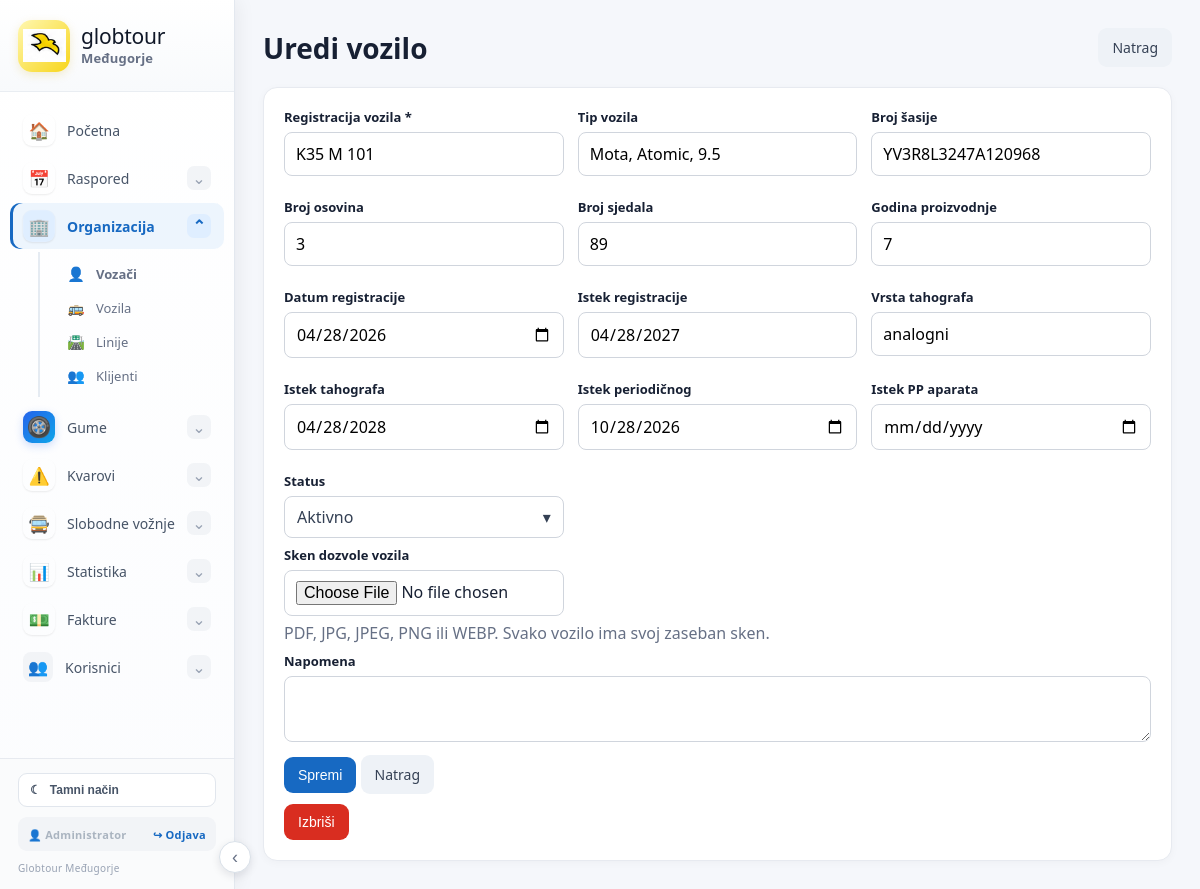
Page /vozila/1/uredi (signed in) on the committed database.
### tables this page shows
CREATE TABLE users (
        id INTEGER PRIMARY KEY AUTOINCREMENT,
        username TEXT UNIQUE NOT NULL,
        password_hash TEXT NOT NULL,
        full_name TEXT,
        role TEXT NOT NULL DEFAULT 'user',
        permissions TEXT DEFAULT '',
        active INTEGER NOT NULL DEFAULT 1
    );

CREATE TABLE vehicles (id INTEGER PRIMARY KEY,registration TEXT NOT NULL,active TEXT DEFAULT 'Da',note TEXT, vehicle_type TEXT, seats INTEGER, production_year INTEGER, registration_date TEXT, registration_expiry TEXT, chassis_number TEXT, axles INTEGER, tachograph_type TEXT, tachograph_expiry TEXT, periodic_expiry TEXT, fire_extinguisher_expiry TEXT, permit_file_name TEXT);

### app.py (the view, shortened to what this page needs)
@permission_required("vehicles_view", "vehicles_edit")
@app.route("/vozila/<int:id>/uredi",methods=["GET","POST"])
def edit_vehicle(id):
 c=db();row=c.execute("SELECT * FROM vehicles WHERE id=?",(id,)).fetchone()
 if not row:c.close();return "Nije pronađeno",404
 c.close();return render_template("vehicle_form.html",mode="edit",row=clean_row(row),readonly=not has_permission(auth_user(),"vehicles_edit"))

### app.py (called while the page is built, shortened)
@app.context_processor
def inject_today():
 return {'today':date.today().isoformat()}

def clean_row(row):
    if row is None:
        return None
    return {k: ("" if v is None or (isinstance(v,str) and v.strip().lower()=="none") else v)
            for k,v in dict(row).items()}

def db():
 ensure_return_schema()
 c=sqlite3.connect(DB); c.row_factory=sqlite3.Row
 seed_known_line_durations(c)
 return c

@app.context_processor
def customer_select_options():
    try:
        c=db()
        rows=c.execute("SELECT id,name,id_number,vat_number,address,city,country,contact_person,phone,email,note FROM customers WHERE COALESCE(active,'Da')!='Ne' ORDER BY name COLLATE NOCASE").fetchall()
        c.close()
    except Exception:
        rows=[]
    return {"customer_rows":rows, "free_ride_customer_options":rows}

@app.context_processor
def inject_customer_lookup():
    def customer_by_name(name):
        return _customer_data(name)
    return {"customer_by_name":customer_by_name}

@app.context_processor
def inject_customers():
    try:
        c=db()
        rows=c.execute("SELECT name FROM customers WHERE COALESCE(active,'Da')!='Ne' ORDER BY name").fetchall()
        c.close()
    except Exception:
        rows=[]
    return {"customer_rows":rows}

@app.context_processor
def ctx(): return {"today":date.today().isoformat()}

def auth_user():
    uid=session.get("user_id")
    if not uid:
        return None
    try:
        c=db()
        row=c.execute("SELECT * FROM users WHERE id=? AND active=1",(uid,)).fetchone()
        c.close()
        return row
    except Exception:
        return None

def has_permission(user, key):
    if user is None:
        return False
    try:
        role=str(user["role"] or "").strip().lower()
        permissions=str(user["permissions"] or "")
        if role == "admin" or permissions.strip() == "*":
            return True
    except Exception:
        return False

@app.context_processor
def auth_context():
    return {"current_user": auth_user(), "has_permission": has_permission}

@app.before_request
def auth_guard():
    endpoint=request.endpoint or ""
    if endpoint in ("login", "static"):
        return None
    if not session.get("user_id"):
        return redirect(url_for("login"))
    return None

### templates/vehicle_form.html (shortened to what this page needs)
{% extends "base.html" %}{% block content %}<div class="title"><div><h1>{{"Dodaj vozilo" if mode=="add" else ("Pregled vozila" if readonly else "Uredi vozilo")}}</h1></div><a class="btn secondary" href="/vozila">Natrag</a></div><div class="panel">{% if readonly %}<div class="alert alert-info">Pregled vozila – nemate dopuštenje za izmjene.</div>{% endif %}<form method="post" enctype="multipart/form-data"><fieldset {% if readonly %}disabled{% endif %} style="border:0;padding:0;margin:0"><div class="grid"><div class="field"><label>Registracija vozila *</label><input required name="registration" value="{{row.registration or ''}}"></div><div class="field"><label>Tip vozila</label><input name="vehicle_type" value="{{row.vehicle_type or ''}}"></div><div class="field"><label>Broj šasije</label><input name="chassis_number" value="{{row.chassis_number or ''}}"></div><div class="field"><label>Broj osovina</label><input type="number" min="1" name="axles" value="{{row.axles or ''}}"></div><div class="field"><label>Broj sjedala</label><input type="number" min="1" name="seats" value="{{row.seats or ''}}"></div><div class="field"><label>Godina proizvodnje</label><input type="number" min="1900" max="2100" name="production_year" value="{{row.production_year or ''}}"></div><div class="field"><label>Datum registracije</label><input type="date" name="registration_date" value="{{row.registration_date or ''}}"></div><div class="field"><label>Istek registracije</label><input type="date" readonly value="{{row.registration_expiry or ''}}"></div><div class="field"><label>Vrsta tahografa</label><input name="tachograph_type" value="{{row.tachograph_type or ''}}"></div><div class="field"><label>Istek tahografa</label><input type="date" name="tachograph_expiry" value="{{row.tachograph_expiry or ''}}"></div><div class="field"><label>Istek periodičnog</label><input type="date" name="periodic_expiry" value="{{row.periodic_expiry or ''}}"></div><div class="field"><label>Istek PP aparata</label><input type="date" name="fire_extinguisher_expiry" value="{{row.fire_extinguisher_expiry or ''}}"></div><div class="field"><label>Status</label><select name="active"><option value="Da" {% if not row or row.active=="Da" %}selected{% endif %}>Aktivno</option><option value="Ne" {% if row and row.active=="Ne" %}selected{% endif %}>Neaktivno</option></select></div></div><div class="field">
<label>Sken dozvole vozila</label>
<div style="display:flex;align-items:center;gap:12px;flex-wrap:wrap">
  <input type="file" name="permit_file" accept=".pdf,.jpg,.jpeg,.png,.webp" style="max-width:280px">
</div>
<div class="muted" style="margin-top:6px">PDF, JPG, JPEG, PNG ili WEBP. Svako vozilo ima svoj zaseban sken.</div>
</div><div class="field"><label>Napomena</label><textarea name="note">{{row.note or ''}}</textarea></div>{% if not readonly %}<button class="btn">Spremi</button>{% endif %} <a class="btn secondary" href="/vozila">Natrag</a></fieldset></form>{% if mode=="edit" and not readonly %}<form method="post" action="/vozila/{{row.id}}/izbrisi" onsubmit="return confirm('Jeste li sigurni da želite izbrisati ovo vozilo?');" style="margin-top:10px"><button class="btn danger">Izbriši</button></form>{% endif %}</div>{% endblock %}

### templates/base.html (shortened to what this page needs)
<!doctype html><html lang="hr"><head><meta charset="utf-8"><meta name="viewport" content="width=device-width,initial-scale=1"><title>Globtour Međugorje</title><link rel="stylesheet" href="{{url_for('static',filename='style.css')}}">
</head><body>
<aside class="sidebar">
  <div class="sidebar-brand">
    <a href="/" class="brand">
      <span class="brand-logo"><img src="{{url_for('static',filename='globtour-bird.png')}}" alt="Globtour"></span>
      <span class="brand-text"><span>globtour</span><strong>Međugorje</strong></span>
    </a>
  </div>
  <nav class="side-nav">
    <a class="side-link" href="/"><span class="side-icon main-nav-icon">🏠</span><span>Početna</span></a>
    <details class="side-group">
      <summary><span class="side-icon main-nav-icon">📅</span><span>Raspored</span><span class="chevron">⌄</span></summary>
    </details>
    <details class="side-group">
      <summary><span class="side-icon main-nav-icon">🏢</span><span>Organizacija</span><span class="chevron">⌄</span></summary>
      <div class="side-sub">
        <a href="/vozači"><span class="sub-icon">👤</span>Vozači</a>
        <a href="/vozila"><span class="sub-icon">🚌</span>Vozila</a>
        <a href="/linije"><span class="sub-icon">🛣️</span>Linije</a>
        <a href="/klijenti"><span class="sub-icon">👥</span>Klijenti</a>
      </div>
    </details>
    <details class="side-group">
      <summary><span class="side-icon main-nav-icon tire-modern-icon">🛞</span><span>Gume</span><span class="chevron">⌄</span></summary>
    </details>
    {% if has_permission(current_user,"breakdowns_view") %}
<details class="side-group" {% if request.path.startswith('/kvarovi') %}open{% endif %}>
  <summary>
    <span class="side-icon main-nav-icon">⚠️</span>
    <span>Kvarovi</span>
    <span class="chevron">⌄</span>
  </summary>
</details>
{% endif %}
    <details class="side-group" {% if request.path.startswith('/slobodne-voznje') %}open{% endif %}>
      <summary><span class="side-icon main-nav-icon">🚍</span><span>Slobodne vožnje</span><span class="chevron">⌄</span></summary>
    </details>
    <details class="side-group" {% if request.path.startswith('/statistika') %}open{% endif %}>
      <summary><span class="side-icon main-nav-icon">📊</span><span>Statistika</span><span class="chevron">⌄</span></summary>
    </details>
    <details class="side-group" {% if request.path.startswith('/predracuni') or request.path.startswith('/c-fakture') %}open{% endif %}>
      <summary><span class="side-icon main-nav-icon">💵</span><span>Fakture</span><span class="chevron">⌄</span></summary>
    </details>
    <details class="side-group">
      <summary><span class="side-icon">👥</span><span>Korisnici</span><span class="chevron">⌄</span></summary>
    </details>
  </nav>
  <div class="sidebar-bottom">
    <button class="theme-toggle" type="button" onclick="toggleTheme()" aria-label="Promijeni temu">
      <span id="theme-icon">☾</span><span id="theme-label">Tamni način</span>
    </button>
    <div class="account-box">
      <span class="account-name">👤 {% if current_user %}{{current_user["full_name"] or current_user["username"]}}{% else %}Korisnik{% endif %}</span>
      <a class="logout-link" href="/logout">↪ Odjava</a>
    </div>
    <span class="sidebar-copy">Globtour Međugorje</span>
  </div>
</aside>
<button class="sidebar-toggle" type="button" onclick="toggleSidebar()" aria-label="Sakrij izbornik">‹</button>
<main class="wrap">{% with messages=get_flashed_messages(with_categories=true) %}{% for cat,msg in messages %}<div class="alert alert-{{cat}}">{{msg}}</div>{% endfor %}{% endwith %}{% block content %}{% endblock %}</main>
</body></html>

### rows in the picture
users: full_name "Administrator"
vehicles: registration "K35 M 101", vehicle_type "Mota, Atomic, 9.5", chassis_number "YV3R8L3247A120968", axles "3", seats "89", production_year "7", registration_date "04/28/2026", registration_expiry "04/28/2027", tachograph_type "analogni", tachograph_expiry "04/28/2028", periodic_expiry "10/28/2026"
